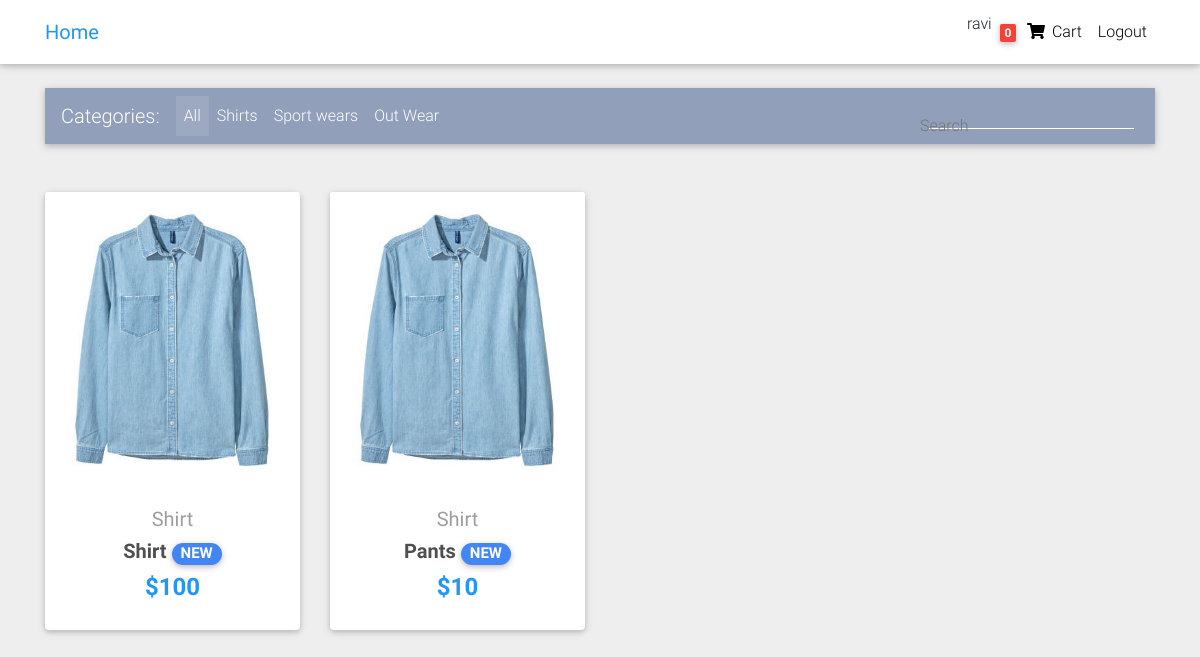
The app's page / (signed in) with its own data.
### core/models.py (models this page shows, shortened)
class Order(models.Model):
    user = models.ForeignKey(settings.AUTH_USER_MODEL,
                            on_delete=models.CASCADE)
    items = models.ManyToManyField(OrderItem)
    start_date = models.DateTimeField(auto_now_add=True)
    ordered_date = models.DateTimeField()
    ordered= models.BooleanField(default=False)
    billing_address = models.ForeignKey(
        'BillingAddress',
        on_delete=models.SET_NULL,
        blank=True,
        null=True
    )

class Items(models.Model):
    title = models.CharField(max_length=100)
    img = models.ImageField(upload_to='items_img/')
    categories= models.CharField(choices=CATEGORIES_CHOICES,max_length=2)
    label= models.CharField(choices=LABEL_CHOICES,max_length=1,blank=True,null=True)
    price = models.IntegerField()
    discount_price = models.IntegerField(null=True,blank=True)
    description = models.CharField(max_length=1000,null=True,blank=True)
    slug = models.SlugField()
    def get_abs_url(self):
        return reverse("core:product",kwargs={
            'slug':self.slug
        })

### core/views.py (the view)
# urls.py: path('',HomeView.as_view(),name='home'),
class  HomeView(ListView):
    paginate_by = 4
    template_name = "home-page.html"
    model = Items
    def get_context_data(self,*args,**kwargs):
        context = super().get_context_data(**kwargs)
        context['filter'] = ItemsFilter(self.request.GET,queryset=self.get_queryset())
        return context

### core/templatetags/cart_template_tags.py (called while the page is built)
@register.filter
def cart_item_count(user):
    if user.is_authenticated:
        qs = Order.objects.filter(user=user,ordered = False)
        if qs.exists():
            return qs[0].items.count()
    return 0

### templates/home-page.html (shortened to what this page needs)
{% extends '_base.html' %}
{% block contents%}
  <main>
    <div class="container">
      <nav class="navbar navbar-expand-lg navbar-dark mdb-color lighten-3 mt-3 mb-5">
        <span class="navbar-brand">Categories:</span>
        <div class="collapse navbar-collapse" id="basicExampleNav">
          <ul class="navbar-nav mr-auto">
            <li class="nav-item active">
              <a class="nav-link" href="#">All
              </a>
            </li>
            <li class="nav-item">
              <a class="nav-link" href="#">Shirts</a>
            </li>
            <li class="nav-item">
              <a class="nav-link" href="#">Sport wears</a>
            </li>
            <li class="nav-item">
              <a class="nav-link" href=""> Out Wear</a>
            </li>
          </ul>
          <form class="form-inline" method="GET">
            <div class="md-form my-0">
              <form action="" method="post">
                {{filter.form.title}}
                <label for="">Search</label>
              </form>
            </div>
          </form>
        </div>
      </nav>
      <section class="text-center mb-4">
        <div class="row wow fadeIn">
        {% for item in filter.qs %}
          <div class="col-lg-3 col-md-6 mb-4">
            <div class="card">
              <div class="view overlay">
                <img src="{{ item.img.url }}" class="card-img-top"
                  alt="">
              </div>
              <div class="card-body text-center">
                <a href="" class="grey-text">
                  <h5>{{ item.get_categories_display }}</h5>
                </a>
                <h5>
                  <strong>
                    <a href="{{ item.get_abs_url }}" class="dark-grey-text">{{ item.title }}
                      <span class="badge badge-pill {{item.get_label_display}}-color">NEW</span>
                    </a>
                  </strong>
                </h5>
                <h4 class="font-weight-bold blue-text">
                  {% if item.discount_price %}
                    <strong>${{ item.discount_price }}</strong>
                  {% else %}
                    <strong>${{ item.price }}</strong>
                  {% endif %}
                </h4>
              </div>
            </div>
          </div>
        {% endfor %}
        </div>
      </section>
    </div>
  </main>
{% endblock %}

### templates/_base.html (shortened to what this page needs)
<!DOCTYPE html>
<html lang="en">
{% load static %}
{% load cart_template_tags %}
<head>
  <link rel="stylesheet" href="https://use.fontawesome.com/releases/v5.11.2/css/all.css">
  <link href="{% static 'css/bootstrap.min.css' %}" rel="stylesheet">
  <link href="{% static 'css/mdb.min.css' %}" rel="stylesheet">
  <link href="{% static 'css/style.min.css' %}" rel="stylesheet">
  <link href="{% static 'css/comments/comments.css' %}" rel="stylesheet">
</head>
<body>
  <div class="mt-5 pt-4">
  </div>
  <nav class="navbar fixed-top navbar-expand-lg navbar-light white scrolling-navbar">
    <div class="container">
      <a class="navbar-brand waves-effect" href="{% url 'core:home' %}">
        <strong class="blue-text">Home</strong>
      </a>
      <div class="collapse navbar-collapse" id="navbarSupportedContent">
        <ul class="navbar-nav nav-flex-icons">
          {% if request.user.is_authenticated %}
          <li class="nav-item">
            <span>{{ request.user.username }}</span>
          </li>
          <li class="nav-item">
            <a href="{% url 'core:CheckOutView' %}" class="nav-link waves-effect">
              <span class="badge red z-depth-1 mr-1"> {{request.user|cart_item_count}} </span>
              <i class="fas fa-shopping-cart"></i>
              <span class="clearfix d-none d-sm-inline-block"> Cart </span>
            </a>
          </li>
          <li class="nav-item">
            <a class="nav-link waves-effect" href="{% url 'account_logout' %}">
              <span class="clearfix d-none d-sm-inline-block"> Logout </span>
            </a>
          </li>
          {% endif %}
        </ul>
      </div>
    </div>
  </nav>
  {% block contents%}
  {% endblock%}
</body>
</html>

### core/static/css/comments/comments.css (style rules this page uses)
body { margin-top:20px; background:#eee; }

### templates/_base.html (style rules this page uses)
html, body, header, .carousel { height: 60vh; }

### records on screen
Items: img (picture), categories "Shirt", title "Shirt", discount_price "100"
Items: img (picture), categories "Shirt", title "Pants", discount_price "10"

### other values on screen
{{ request.user.username }} "ravi"
{{ request.user|cart_item_count }} "0"
